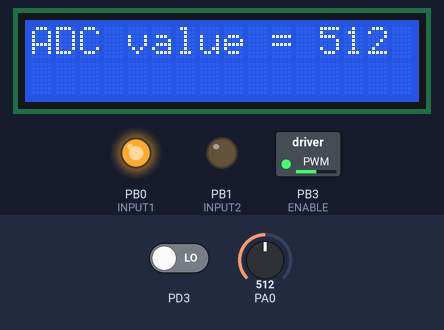
Simulated run of this program. Board: ATmega32, built with avr-gcc and emulated at 1 MHz (the files do not name the chip). Shown: 16×2 character LCD, switched loads named in the program (green lamp = pin HIGH), output pins drawn as LEDs (lit = HIGH). Wiring (inferred from the names in the program): character LCD (HD44780): RS PD0; R/W PD1; E PD2; data PC0, PC1, PC2, PC3, PC4, PC5, PC6, PC7. The inputs (shaded band) are chosen by the test bench; at power-on: PA0 = 512, PD3 LOW. Pins used as bus, display or sensor lines are not drawn.

Above: at 1.2 s.
1.3 s: PA0 set to 716
At 2.5 s:
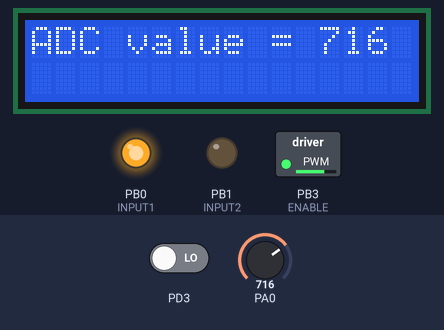
2.8 s: PA0 set to 900
At 3.8 s:
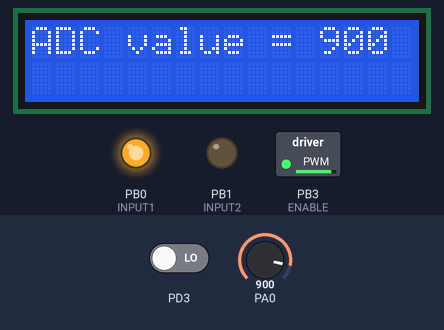
4.3 s: PD3 driven HIGH
At 5.0 s:
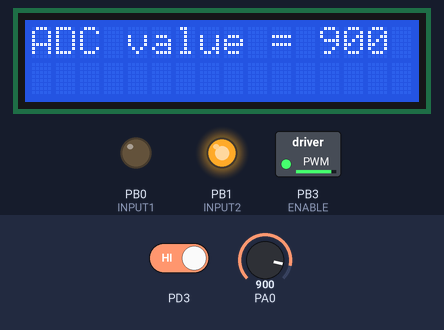
5.8 s: PA0 set to 511
At 6.2 s:
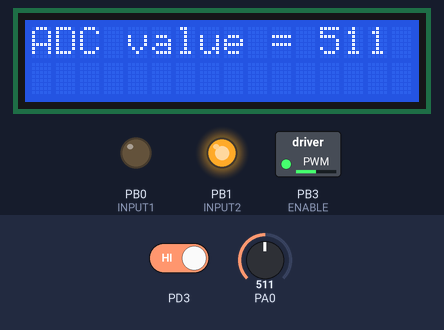
7.3 s: PA0 set to 122
At 8.5 s:
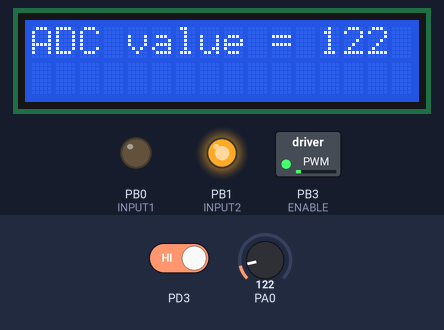
8.8 s: PA0 set to 0
At 9.5 s:
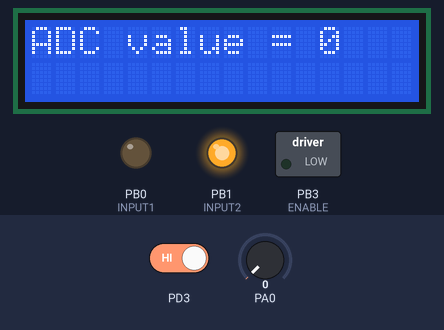
Timing chart, 0 to 11.3 s (numbered marks = the images above; inputs shaded):
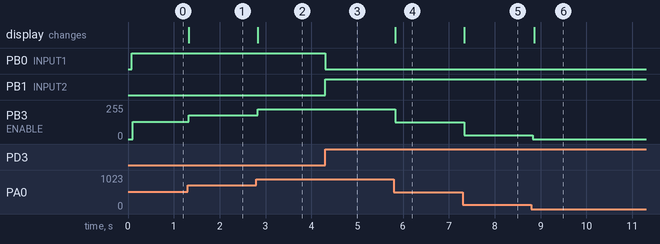

Measured:
- after the input at 1.3 s, PB3 (ENABLE): 128/255 → 179/255 at once; the display: changes at once (image 1)
- after the input at 2.8 s, PB3 (ENABLE): 179/255 → 225/255 at once; the display: changes at once (image 2)
- after the input at 4.3 s, PB0 (INPUT1): HIGH → LOW at once; PB1 (INPUT2): LOW → HIGH at once
- after the input at 5.8 s, PB3 (ENABLE): 225/255 → 127/255 at once; the display: changes at once (image 4)
- after the input at 7.3 s, PB3 (ENABLE): 127/255 → 30/255 at once; the display: changes at once (image 5)
- after the input at 8.8 s, PB3 (ENABLE): 30/255 → 0/255 at once; the display: changes after 0.06 s (image 6)

The program:

main.c
```c
/*
 * main.c
 *
 *  Created on: Feb 17, 2021
 *      Author: ahmed
 */


#include "ADC.h"
#include "LCD.h"
#include "motor.h"

/*
 * Macro to clear additional numbers in LCD
 */
#define clearUnwantedNumbers()  \
{\
	if(g_channel_data < 1000)\
			{\
\
				LCD_goToRowColumn(0,15);\
				LCD_displayCharacter(' ');\
				if(g_channel_data < 100)\
				{\
					LCD_goToRowColumn(0,14);\
					LCD_displayCharacter(' ');\
					if(g_channel_data < 10)\
					{\
						LCD_goToRowColumn(0,13);\
						LCD_displayCharacter(' ');\
					}\
				}\
			}\
}\

/*
 * ISR for Int1 to toggle the direction of motor
 */
ISR(INT1_vect)
{
	motor_toggleDirection();
}


int main(void)
{
	/*
	 * Initialize Interrupt 1
	 */
	CLEAR_BIT(DDRD,PD3);
	SET_BIT(GICR,INT1);
	SET_BIT(MCUCR,ISC11);
	SET_BIT(MCUCR,ISC10);

	SREG |= (1<<7); /* setting I-bit to 1 */

	LCD_init();
	LCD_displayString("ADC value =");

	ADC_init(AVCC); /* initialize ADC with AVCC */

	motor_init();

	while(1)
	{
		ADC_readChannel(0); /* reading channel0 in PA0 */

		LCD_goToRowColumn(0,12);
		LCD_intgerToString(g_channel_data);

		motor_changeSpeed(g_channel_data/4); /* divided by 4 since Timer0 is 8-bit timer */

		clearUnwantedNumbers();

	}


}
```

ADC.c
```c
/*
 * ADC.c
 *
 *  Created on: Feb 16, 2021
 *      Author: ahmed
 */


#include "ADC.h"

#ifdef INT_MODE
volatile uint16 g_channel_data ;
#endif


void ADC_init(uint8 ref_mode)
{
	ADMUX &= (ref_mode << REFS0);

#ifdef HIGH_PRESENT
	ADMUX |= (1 << ADLAR);
#endif

	ADCSRA |= (1<< ADEN) | (ADC_FREQ & 0b11);

#ifdef INT_MODE
	ADCSRA |= (1<< ADIE);
#endif


}

#ifdef INT_MODE
void ADC_readChannel(uint8 ADC_channel)
{
	ADMUX &= ~(0b11111);
	ADMUX |= (ADC_channel & 0b11111);
	SET_BIT(ADCSRA,ADSC);
}

ISR(ADC_vect)
{
#ifdef HIGH_PRESENT
	g_channel_data = (ADC>>6);
#else
	g_channel_data = ADC;
#endif
}


#else
uint16 ADC_readChannel(uint8 ADC_channel)
{

	ADMUX &= ~(0b11111);
	ADMUX |= (ADC_channel & 0b11111);
	SET_BIT(ADCSRA,ADSC);

	while(BIT_IS_CLEAR(ADCSRA,ADIF));

	CLEAR_BIT(ADCSRA,ADIF);

#ifdef HIGH_PRESENT
	return (ADC>>6);
#else
	return ADC;
#endif
}

#endif
```

ADC.h
```c
/*
 * ADC.h
 *
 *  Created on: Feb 16, 2021
 *      Author: ahmed
 */

#ifndef ADC_H_
#define ADC_H_

#include "common_macros.h"
#include "micro_config.h"
#include "std_types.h"
#include <avr/interrupt.h>


/******************* Configurations *********************/

#define HIGH_PRESENT /* sets ADLAR to 1 and ADC value occupies the higher part of the register -- undef for lower part of the register */
#define INT_MODE /* undef for polling mode */

#define ADC_FREQ 0b11 /* ADC prescaler = 8 */

#define AREF 0
#define AVCC 0b01

/******************* Function Prototypes ********************/

void ADC_init(uint8 ref_mode);

#ifdef INT_MODE
extern volatile uint16 g_channel_data;
void ADC_readChannel(uint8 ADC_channel);
#else
uint16 ADC_readChannel(uint8 ADC_channel);
#endif


#endif /* ADC_H_ */
```

motor.c
```c
/*
 * motor.c
 *
 *  Created on: Feb 17, 2021
 *      Author: ahmed
 */

#include "motor.h"

void motor_init(void)
{
	TCNT0 = 0;
	/*
	 * setting three control pins as outputs
	 */
	INPUT_DIR |= (1<<INPUT1) | (1<<INPUT2) | (1<<ENABLE);


	OCR0 = 0; /* output initially set to 0

	/*
	 * clockwise rotation as default
	 */
	SET_BIT(INPUT_PORT,INPUT1);
	CLEAR_BIT(INPUT_PORT,INPUT2);

	/*
	 * PWM Mode with F_CPU/8 clock
	 */
	TCCR0 = (1<<WGM00) | (1<<WGM01) | (1<<COM01) | (1<<CS00);
}

void motor_toggleDirection(void)
{
	TOGGLE_BIT(INPUT_PORT,INPUT1);
	TOGGLE_BIT(INPUT_PORT,INPUT2);
}

void motor_changeSpeed(uint16 dutyCycle)
{
	OCR0 = dutyCycle;
}
```

motor.h
```c
/*
 * motor.h
 *
 *  Created on: Feb 17, 2021
 *      Author: ahmed
 */

#ifndef MOTOR_H_
#define MOTOR_H_

#include "micro_config.h"
#include "common_macros.h"
#include "std_types.h"

/****************** Configurations ********************/

#define INPUT1 PB0
#define INPUT2 PB1
#define ENABLE PB3
#define INPUT_DIR DDRB
#define INPUT_PORT PORTB

/********************** Function prototypes ***********************/

void motor_init();
void motor_toggleDirection(void);
void motor_changeSpeed(uint16 dutyCycle);


#endif /* MOTOR_H_ */
```

micro_config.h
```c
 /******************************************************************************
 *
 * Module: Micro - Configuration
 *
 * File Name: Micro_Config.h
 *
 * Description: File include all Microcontroller libraries
 *
 * Author: Mohamed Tarek
 *
 *******************************************************************************/

#ifndef MICRO_CONFIG_H_
#define MICRO_CONFIG_H_

#ifndef F_CPU
#define F_CPU 1000000UL //1MHz Clock frequency
#endif

#include <avr/io.h>
#include <avr/interrupt.h>
#include <util/delay.h>

#endif /* MICRO_CONFIG_H_ */
```

LCD.c
```c
/*
 * LCD.c
 *
 *  Created on: Feb 15, 2021
 *      Author: ahmed
 */

#include "LCD.h"

void LCD_init(void){


	LCD_CTRL_PORT_DIR |= (1<<E) | (1<<RS) | (1<<RW);

#if (DATA_BITS_MODE == 4)
#ifdef UPPER_PORTS_PIN
	LCD_DATA_PORT_DIR = 0xF0;
#else
	LCD_DATA_PORT_DIR = 0x0F;
#endif
	LCD_sendCommand(0x2);
	LCD_sendCommand(TWO_LINES_FOUR_BIT);
#elif (DATA_BITS_MODE == 8)

	LCD_DATA_PORT_DIR = 0xFF;
	LCD_sendCommand(TWO_LINES_EIGHT_BIT);
#endif

	LCD_sendCommand(CLEAR_COMMAND);
	LCD_sendCommand(CURSOR_OFF);


}

void LCD_sendCommand(uint8 a_command){

	CLEAR_BIT(LCD_CTRL_PORT, RS); /* command mode */
	CLEAR_BIT(LCD_CTRL_PORT, RW); /* Write mode */
	_delay_ms(1);
	SET_BIT(LCD_CTRL_PORT, E); /* enable E */
	_delay_ms(1);
#if (DATA_BITS_MODE == 4)
	#ifdef UPPER_PORTS_PIN
	LCD_DATA_PORT = (LCD_DATA_PORT & 0x0F) | (a_command & 0xF0) ;
	#else
	LCD_DATA_PORT = (LCD_DATA_PORT & 0xF0) | ((a_command & 0xF0) >> 4) ;
	#endif
	_delay_ms(1);
	CLEAR_BIT(LCD_CTRL_PORT, E);
	_delay_ms(1);
	SET_BIT(LCD_CTRL_PORT, E);
	#ifdef UPPER_PORTS_PIN
	LCD_DATA_PORT = (LCD_DATA_PORT & 0x0F) | ((a_command & 0x0F) << 4) ;
	#else
	LCD_DATA_PORT = (LCD_DATA_PORT & 0xF0) | ((a_command & 0x0F)) ;
	#endif

#elif (DATA_BITS_MODE == 8)
	LCD_DATA_PORT = a_command;
#endif
	_delay_ms(1);
	CLEAR_BIT(LCD_CTRL_PORT, E);
	_delay_ms(1);

}

void LCD_displayCharacter(uint8 a_char){

	SET_BIT(LCD_CTRL_PORT, RS); /* Data mode */
	CLEAR_BIT(LCD_CTRL_PORT, RW); /* Write mode */
	_delay_ms(1);
	SET_BIT(LCD_CTRL_PORT, E); /* enable E */
	_delay_ms(1);
#if (DATA_BITS_MODE == 4)
	#ifdef UPPER_PORTS_PIN
	LCD_DATA_PORT = (LCD_DATA_PORT & 0x0F) | (a_char & 0xF0) ;
	#else
	LCD_DATA_PORT = (LCD_DATA_PORT & 0xF0) | ((a_char & 0xF0) >> 4) ;
	#endif
	_delay_ms(1);
	CLEAR_BIT(LCD_CTRL_PORT, E);
	_delay_ms(1);
	SET_BIT(LCD_CTRL_PORT, E);
	#ifdef UPPER_PORTS_PIN
	LCD_DATA_PORT = (LCD_DATA_PORT & 0x0F) | ((a_char & 0x0F) << 4) ;
	#else
	LCD_DATA_PORT = (LCD_DATA_PORT & 0xF0) | ((a_char & 0x0F)) ;
	#endif

#elif (DATA_BITS_MODE == 8)
	LCD_DATA_PORT = a_char;
#endif
	_delay_ms(1);
	CLEAR_BIT(LCD_CTRL_PORT, E);
	_delay_ms(1);
}

void LCD_displayString(const char *a_string){

	for(uint8 i = 0 ; a_string[i] != '\0'; i++){

		LCD_displayCharacter(a_string[i]);
	}
}

void LCD_goToRowColumn(uint8 row, uint8 col){
	uint8 address;
	switch(row){
	case 0:
		address = col;
		break;
	case 1:
		address = 0x40 + col;
		break;
	case 2:
		address = 0x10 + col;
		break;
	case 3:
		address = 0x50 + col;
		break;
	default:
		address = col;
		break;
	}

	LCD_sendCommand(SET_CURSOR_LOCATION | address );
}

void LCD_displayStringRowColumn(uint8 a_row, uint8 a_col, const char *a_str){

	LCD_goToRowColumn(a_row, a_col);
	LCD_displayString(a_str);
}

void LCD_clearScreen(void){
	LCD_sendCommand(CLEAR_COMMAND);
}

void LCD_intgerToString(int a_int){

	char store[16];
	itoa(a_int,store,10);
	LCD_displayString(store);

}
```

LCD.h
```c
/*
 * LCD.h
 *
 *  Created on: Feb 15, 2021
 *      Author: ahmed
 */

#ifndef LCD_H_
#define LCD_H_

#include <stdlib.h>
#include "micro_config.h"
#include "common_macros.h"
#include "std_types.h"

/***************** LCD Configurations ***************/
#define DATA_BITS_MODE 8

#if (DATA_BITS_MODE == 4)
#define UPPER_PORTS_PIN
#endif


/*************** LCD HW PINS *************************/
#define RS PD0
#define RW PD1
#define E PD2
#define LCD_CTRL_PORT PORTD
#define LCD_CTRL_PORT_DIR DDRD

#define LCD_DATA_PORT PORTC
#define LCD_DATA_PORT_DIR DDRC

/* **************** Common Commands **********************/

#define CLEAR_COMMAND (0x01)
#define TWO_LINES_EIGHT_BIT (0x38)
#define TWO_LINES_FOUR_BIT (0x28)
#define CURSOR_OFF (0x0C)
#define CURSOR_ON (0x0E)
#define SET_CURSOR_LOCATION (0x80)

/****************** Function Prototypes ********************/

void LCD_init(void);
void LCD_sendCommand(uint8);
void LCD_displayCharacter(uint8);
void LCD_displayString(const char *a_string);
void LCD_goToRowColumn(uint8 row, uint8 col);
void LCD_displayStringRowColumn(uint8 a_row, uint8 a_col, const char *a_str);
void LCD_clearScreen(void);
void LCD_intgerToString(int a_int);


#endif /* LCD_H_ */
```

common_macros.h
```c
 /******************************************************************************
 *
 * Module: Common - Macros
 *
 * File Name: Common_Macros.h
 *
 * Description: Commonly used Macros
 *
 * Author: Mohamed Tarek
 *
 *******************************************************************************/

#ifndef COMMON_MACROS
#define COMMON_MACROS

/* Set a certain bit in any register */
#define SET_BIT(REG,BIT) (REG|=(1<<BIT))

/* Clear a certain bit in any register */
#define CLEAR_BIT(REG,BIT) (REG&=(~(1<<BIT)))

/* Toggle a certain bit in any register */
#define TOGGLE_BIT(REG,BIT) (REG^=(1<<BIT))

/* Rotate right the register value with specific number of rotates */
#define ROR(REG,num) ( REG= (REG>>num) | (REG<<(8-num)) )

/* Rotate left the register value with specific number of rotates */
#define ROL(REG,num) ( REG= (REG<<num) | (REG>>(8-num)) )

/* Check if a specific bit is set in any register and return true if yes */
#define BIT_IS_SET(REG,BIT) ( REG & (1<<BIT) )

/* Check if a specific bit is cleared in any register and return true if yes */
#define BIT_IS_CLEAR(REG,BIT) ( !(REG & (1<<BIT)) )

#endif
```

std_types.h
```c
 /******************************************************************************
 *
 * Module: Common - Platform Types Abstraction
 *
 * File Name: std_types.h
 *
 * Description: types for AVR
 *
 * Author: Mohamed Tarek
 *
 *******************************************************************************/

#ifndef STD_TYPES_H_
#define STD_TYPES_H_

/* Boolean Data Type */
typedef unsigned char bool;

/* Boolean Values */
#ifndef FALSE
#define FALSE       (0u)
#endif

#ifndef TRUE
#define TRUE        (1u)
#endif

#define HIGH        (1u)
#define LOW         (0u)

typedef unsigned char         uint8;          /*           0 .. 255             */
typedef signed char           sint8;          /*        -128 .. +127            */
typedef unsigned short        uint16;         /*           0 .. 65535           */
typedef signed short          sint16;         /*      -32768 .. +32767          */
typedef unsigned long         uint32;         /*           0 .. 4294967295      */
typedef signed long           sint32;         /* -2147483648 .. +2147483647     */
typedef unsigned long long    uint64;         /*       0..18446744073709551615  */
typedef signed long long      sint64;
typedef float                 float32;
typedef double                float64;

#endif /* STD_TYPE_H_ */
```
